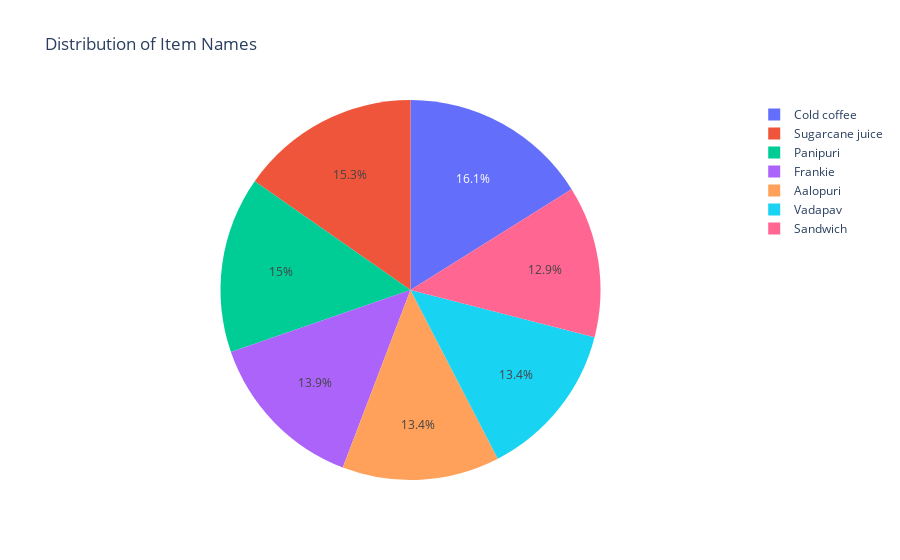

The cell this chart's notebook holds for it:
### Code cell
fig_item_type_distribution = px.pie(df1, names='item_name', title='Distribution of Item Names')
fig_item_type_distribution.show()

### Figure 1 — Plotly figure (JSON) as saved in the notebook; plotly's stock layout.template omitted (floating-point values rounded to 4 significant figures; data arrays with more than 128 entries replaced by an {"elided": "..."} marker saying what was removed)
{"data": [{"domain": {"x": [0, 1], "y": [0, 1]}, "hovertemplate": "item_name=%{label}<extra></extra>", "labels": {"elided": "1000 str values"}, "legendgroup": "", "name": "", "showlegend": true, "type": "pie"}], "layout": {"autosize": true, "legend": {"tracegroupgap": 0}, "title": {"text": "Distribution of Item Names"}}}
